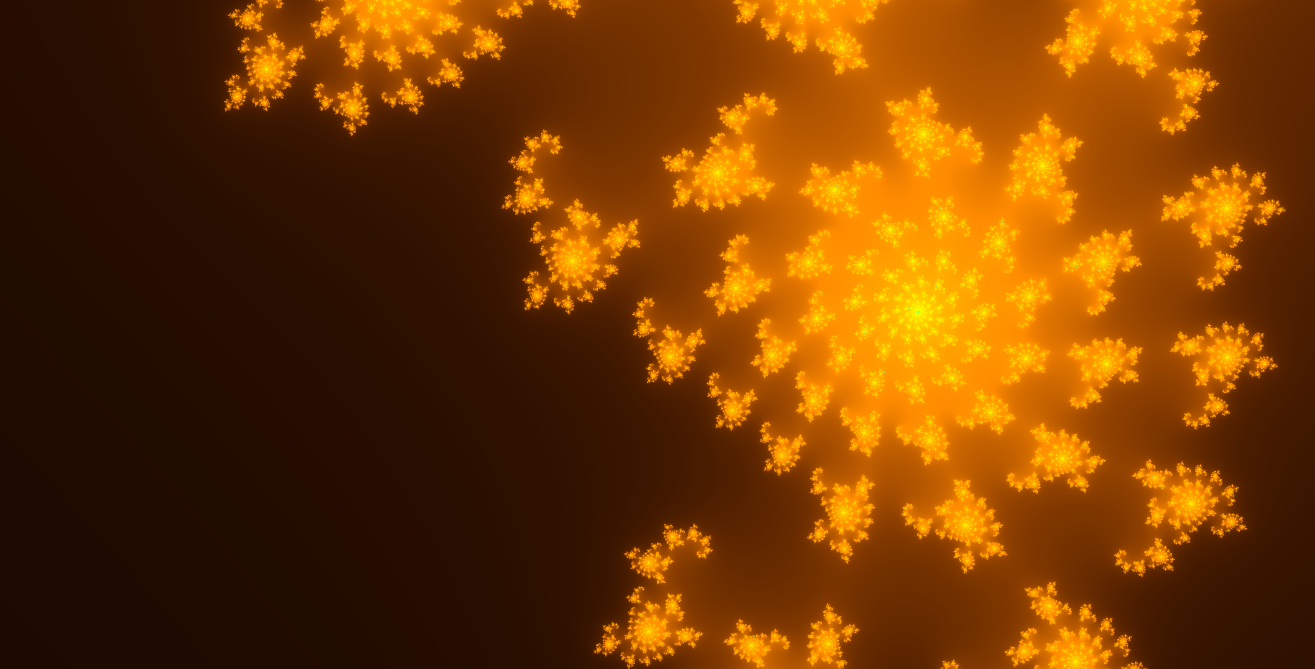
#> input picture julia_set.png, 2629 x 1337 px, found by its file name (shown at 1/2 size)
$ python core.py
#> lines starting #> are read from the running program, lines starting #| are printed output that depends on the picture
from typing import Tuple
from PIL import Image as PILImage, ImageFont, ImageDraw

def draw(elements, canvas):
    """ Draws the list of elements provided to a canvas """
    for element in elements:
        element.draw(canvas)

class Text(dict):
    def __init__(self, *arg, **kw) -> None:
        super(Text, self).__init__({**self.defaults(), **arg[0]}, **kw)

    def defaults(self):
        return {
            "anchor": "lt",
        }

    def draw(self, canvas) -> None:
        d = ImageDraw.Draw(canvas)
        d.text(
            self["pos"],
            self["text"],
            font=ImageFont.truetype(self["font"], self["size"]),
            anchor=self["anchor"],
            fill=self["color"],
        )

class TextBox(dict):
    def __init__(self, *arg, **kw) -> None:
        super(TextBox, self).__init__({**self.defaults(), **arg[0]}, **kw)

    def defaults(self):
        return {
            "offset": (0, 0),
        }

    def draw(self, canvas) -> None:
        text = self["text"]
        font = ImageFont.truetype(text["font"], text["size"])
        (left, top, right, bottom) = font.getbbox(text["text"])
        position = text["pos"]
        padding = self["padding"]
        offset = self["offset"]
        color = self["color"]
        d = ImageDraw.Draw(canvas)
        d.rectangle([
            position[0] - padding + offset[0],
            position[1] - padding + offset[1],
            right+position[0] + padding + offset[1],
            position[1]+bottom-top + padding + offset[1],
        ], color)
        self["text"].draw(canvas)


class Image(dict):
    def __init__(self, *arg, **kw) -> None:
        super(Image, self).__init__(*arg, **kw)

    def draw(self, canvas) -> None:
        canvas.paste(
            PILImage.open(self["path"]),
            self["pos"],
        )

class Canvas(dict):
    def __init__(self,
        size: Tuple[int, int],
        color: Tuple[int, int, int],
        out_path
    ) -> None:
#> called with size = (1200, 1200), color = (0, 0, 0), out_path = 'out.png'
        self.out_path = out_path
        self.im = PILImage.new("RGB", size, color)
#> self.im: PIL image 1200x1200 RGB; every value is 0

    def draw(self, elements) -> None:
        for element in elements:
            element.draw(self.im)
#> this loop made 3 passes
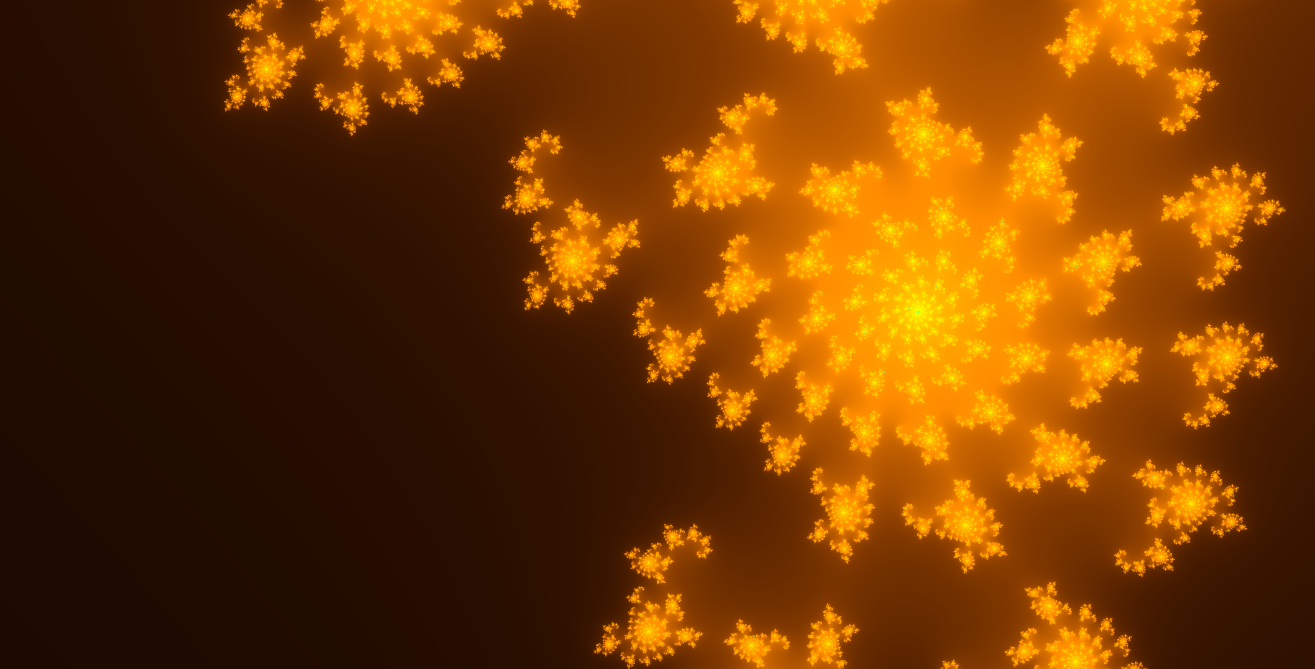
#> input picture julia_set.png, 2629 x 1337 px, found by its file name (shown at 1/2 size)
#> after the loop:
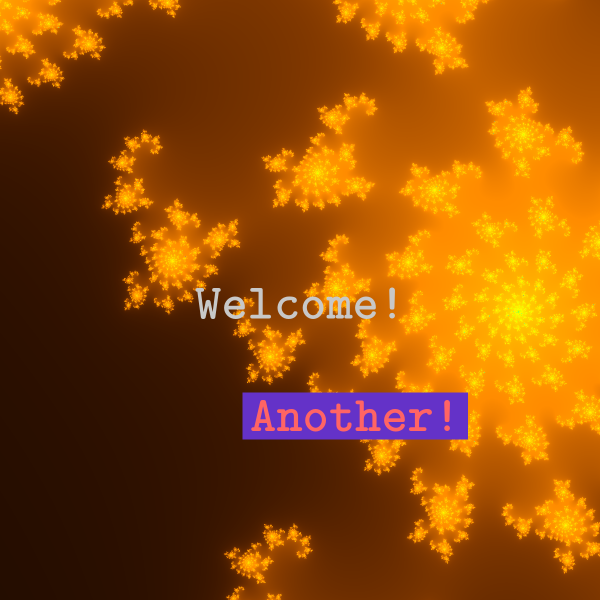
#> self.im: PIL image 1200x1200 RGB (shown at 1/2 size); mean R, G, B 146.2, 76.5, 6.4
        self.im.save(self.out_path)

FONT_PRIMARY = "/usr/share/texmf/fonts/opentype/public/lm/lmmonolt10-bold.otf"

Canvas((1200, 1200), (0,0,0), "out.png").draw([
    Image({
        "path": "julia_set.png",
        "pos": (-800, 0),
    }),
    Text({
        "text": "Welcome!",
        "font": FONT_PRIMARY,
        "pos": (600, 600),
        "size": 100,
        "anchor": "mm",
        "color": (200, 200, 200),
    }),
    TextBox({
        "color": (100, 50, 200),
        "padding": 15,
        "text": Text({
            "text": "Another!",
            "font": FONT_PRIMARY,
            "pos": (500, 800),
            "size": 100,
            "color": (255, 100, 100),
        }),
    })
])
